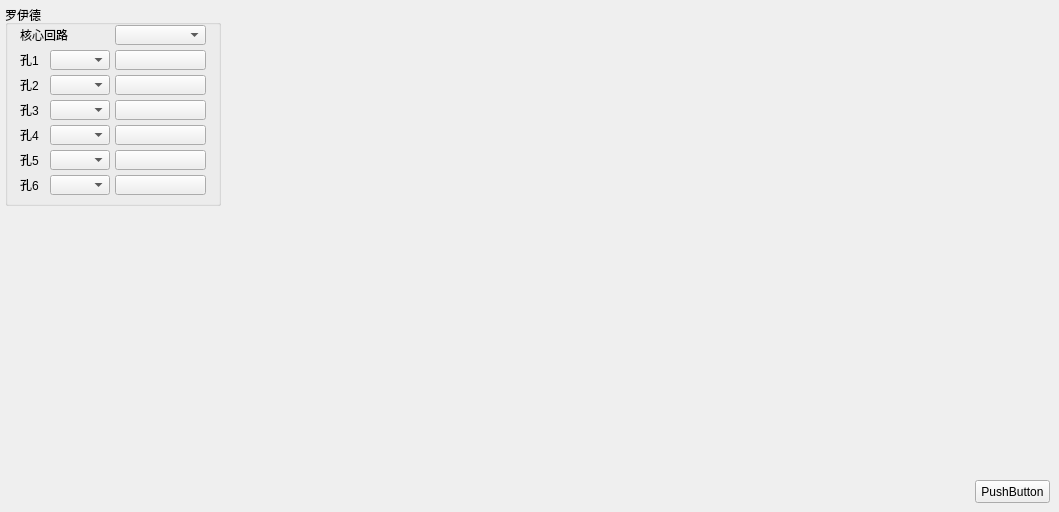
    <widget class="QWidget" name="tab_crystalline_hole">
     <property name="enabled">
      <bool>true</bool>
     </property>
     <attribute name="title">
      <string>结晶孔\回路</string>
     </attribute>
     <widget class="QGroupBox" name="groupBox_crystalline_hole_Lloyd">
      <property name="geometry">
       <rect>
        <x>5</x>
        <y>5</y>
        <width>216</width>
        <height>201</height>
       </rect>
      </property>
      <property name="title">
       <string>罗伊德</string>
      </property>
      <widget class="QLabel" name="label_crystalline_hole_Lloyd_core">
       <property name="geometry">
        <rect>
         <x>15</x>
         <y>20</y>
         <width>54</width>
         <height>20</height>
        </rect>
       </property>
       <property name="text">
        <string>核心回路</string>
       </property>
      </widget>
      <widget class="QLabel" name="label_crystalline_hole_Lloyd_1">
       <property name="geometry">
        <rect>
         <x>15</x>
         <y>45</y>
         <width>25</width>
         <height>20</height>
        </rect>
       </property>
       <property name="text">
        <string>孔1</string>
       </property>
      </widget>
      <widget class="QLabel" name="label_crystalline_hole_Lloyd_3">
       <property name="geometry">
        <rect>
         <x>15</x>
         <y>95</y>
         <width>25</width>
         <height>20</height>
        </rect>
       </property>
       <property name="text">
        <string>孔3</string>
       </property>
      </widget>
      <widget class="QLabel" name="label_crystalline_hole_Lloyd_2">
       <property name="geometry">
        <rect>
         <x>15</x>
         <y>70</y>
         <width>25</width>
         <height>20</height>
        </rect>
       </property>
       <property name="text">
        <string>孔2</string>
       </property>
      </widget>
      <widget class="QLabel" name="label_crystalline_hole_Lloyd_5">
       <property name="geometry">
        <rect>
         <x>15</x>
         <y>145</y>
         <width>25</width>
         <height>20</height>
        </rect>
       </property>
       <property name="text">
        <string>孔5</string>
       </property>
      </widget>
      <widget class="QLabel" name="label_crystalline_hole_Lloyd_4">
       <property name="geometry">
        <rect>
         <x>15</x>
         <y>120</y>
         <width>25</width>
         <height>20</height>
        </rect>
       </property>
       <property name="text">
        <string>孔4</string>
       </property>
      </widget>
      <widget class="QLabel" name="label_crystalline_hole_Lloyd_6">
       <property name="geometry">
        <rect>
         <x>15</x>
         <y>170</y>
         <width>25</width>
         <height>20</height>
        </rect>
       </property>
       <property name="text">
        <string>孔6</string>
       </property>
      </widget>
      <widget class="QComboBox" name="comboBox_crystalline_hole_Lloyd_core">
       <property name="geometry">
        <rect>
         <x>110</x>
         <y>20</y>
         <width>91</width>
         <height>20</height>
        </rect>
       </property>
      </widget>
      <widget class="QComboBox" name="comboBox_crystalline_hole_Lloyd_1_lv">
       <property name="geometry">
        <rect>
         <x>45</x>
         <y>45</y>
         <width>60</width>
         <height>20</height>
        </rect>
       </property>
      </widget>
      <widget class="QToolButton" name="toolButton_crystalline_hole_Lloyd_1">
       <property name="geometry">
        <rect>
         <x>110</x>
         <y>45</y>
         <width>91</width>
         <height>20</height>
        </rect>
       </property>
       <property name="text">
        <string/>
       </property>
      </widget>
      <widget class="QComboBox" name="comboBox_crystalline_hole_Lloyd_2_lv">
       <property name="geometry">
        <rect>
         <x>45</x>
         <y>70</y>
         <width>60</width>
         <height>20</height>
        </rect>
       </property>
      </widget>
      <widget class="QToolButton" name="toolButton_crystalline_hole_Lloyd_2">
       <property name="geometry">
        <rect>
         <x>110</x>
         <y>70</y>
         <width>91</width>
         <height>20</height>
        </rect>
       </property>
       <property name="text">
        <string/>
       </property>
      </widget>
      <widget class="QComboBox" name="comboBox_crystalline_hole_Lloyd_3_lv">
       <property name="geometry">
        <rect>
         <x>45</x>
         <y>95</y>
         <width>60</width>
         <height>20</height>
        </rect>
       </property>
      </widget>
      <widget class="QToolButton" name="toolButton_crystalline_hole_Lloyd_3">
       <property name="geometry">
        <rect>
         <x>110</x>
         <y>95</y>
         <width>91</width>
         <height>20</height>
        </rect>
       </property>
       <property name="text">
        <string/>
       </property>
      </widget>
      <widget class="QComboBox" name="comboBox_crystalline_hole_Lloyd_5_lv">
       <property name="geometry">
        <rect>
         <x>45</x>
         <y>145</y>
         <width>60</width>
         <height>20</height>
        </rect>
       </property>
      </widget>
      <widget class="QToolButton" name="toolButton_crystalline_hole_Lloyd_4">
       <property name="geometry">
        <rect>
         <x>110</x>
         <y>120</y>
         <width>91</width>
         <height>20</height>
        </rect>
       </property>
       <property name="text">
        <string/>
       </property>
      </widget>
      <widget class="QToolButton" name="toolButton_crystalline_hole_Lloyd_5">
       <property name="geometry">
        <rect>
         <x>110</x>
         <y>145</y>
         <width>91</width>
         <height>20</height>
        </rect>
       </property>
       <property name="text">
        <string/>
       </property>
      </widget>
      <widget class="QComboBox" name="comboBox_crystalline_hole_Lloyd_4_lv">
       <property name="geometry">
        <rect>
         <x>45</x>
         <y>120</y>
         <width>60</width>
         <height>20</height>
        </rect>
       </property>
      </widget>
      <widget class="QToolButton" name="toolButton_crystalline_hole_Lloyd_6">
       <property name="geometry">
        <rect>
         <x>110</x>
         <y>170</y>
         <width>91</width>
         <height>20</height>
        </rect>
       </property>
       <property name="text">
        <string/>
       </property>
      </widget>
      <widget class="QComboBox" name="comboBox_crystalline_hole_Lloyd_6_lv">
       <property name="geometry">
        <rect>
         <x>45</x>
         <y>170</y>
         <width>60</width>
         <height>20</height>
        </rect>
       </property>
      </widget>
     </widget>
     <widget class="QPushButton" name="pushButton_test">
      <property name="geometry">
       <rect>
        <x>975</x>
        <y>480</y>
        <width>75</width>
        <height>23</height>
       </rect>
      </property>
      <property name="text">
       <string>PushButton</string>
      </property>
     </widget>
    </widget>
